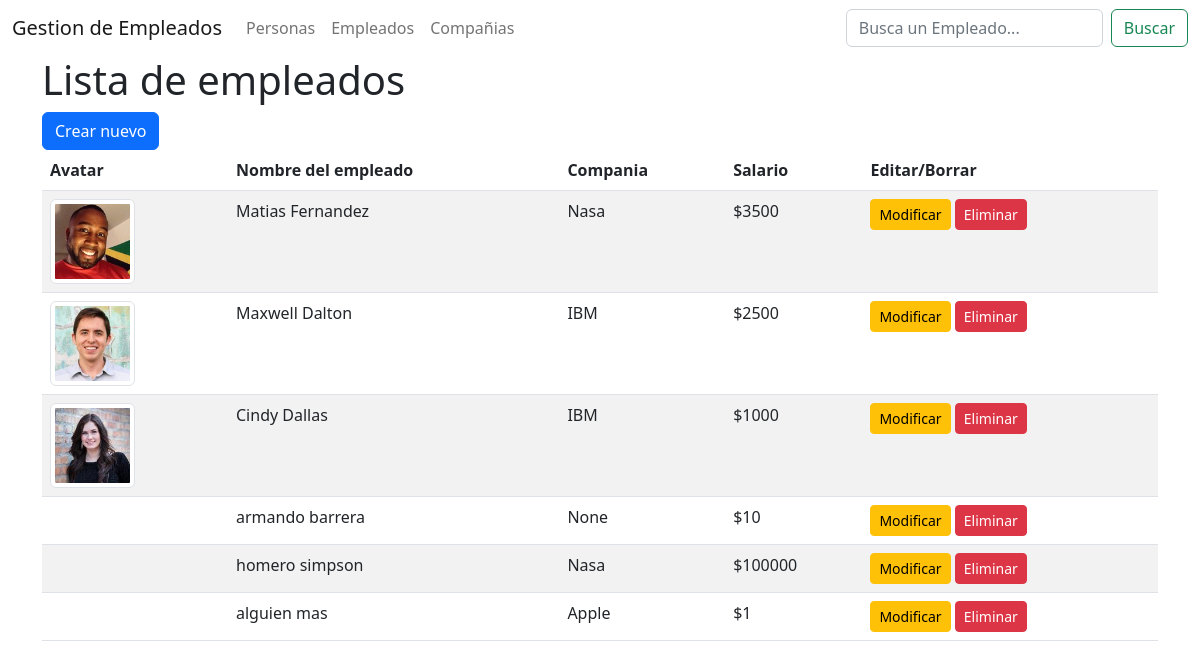
/employees/, run on the app's committed database.
### myapp/models.py (models this page shows, shortened)
class Employee(models.Model):
    person = models.ForeignKey(Person, on_delete=models.CASCADE)
    company = models.ForeignKey(Company, on_delete=models.SET_NULL, null=True)
    salary = models.IntegerField()

class Person(models.Model):
    firstname = models.CharField(max_length=50)
    lastname = models.CharField(max_length=50)
    passport = models.IntegerField(unique=True)
    email = models.EmailField(null=True, blank=True)
    height = models.DecimalField(max_digits=3, decimal_places=2, null=True, blank=True)
    portfolio = models.URLField(null=True, blank=True)
    profile_image = models.ImageField(null=True, blank=True)
    address = models.CharField(max_length=50, null=True, blank=True)
    def __str__(self):
        return f"{self.firstname} {self.lastname}"

class Company(models.Model):
    name = models.CharField(max_length=30, unique=True)
    def __str__(self):
        return self.name

### myapp/custom_views/views_employee.py (the view)
# urls.py: path('employees/', views_employee.read, name='employees_view'),
def read(request):
    term = request.GET.get('term') if request.GET.get('term') is not None else ''
    employee = Employee.objects.filter(
        Q(person__firstname__icontains=term) |
        Q(person__lastname__icontains=term) |
        Q(company__name__icontains=term)
    )
    return render(request, 'employees.html', {
         'title': 'Lista de empleados',
         'employees': employee,
         'search_title': 'Busca un Empleado...'
    })

### myapp/templates/employees.html (shortened to what this page needs)
{% extends "base.html" %}
{% load static %}
{% block content %}
<div class="row">
    <div class="col">
        <a href="{% url 'employee_create' %}" class="btn btn-primary">Crear nuevo</a>
    </div>
</div>
<div class="row">
    <div class="col">
        <table class="table table-striped">
            <thead>
            <tr>
                <th class="col-2">Avatar</th>
                <th>Nombre del empleado</th>
                <th>Compania</th>
                <th>Salario</th>
                <th>Editar/Borrar</th>
            </tr>
            </thead>
            <tbody>
            {% for employee in employees %}
            <tr>
                <td>
                    {% if employee.person.profile_image %}
                    <img class="img-thumbnail" width="50%" src="{{employee.person.profile_image.url}}" alt="{{employee.person}}"/>
                    {% endif %}
                </td>
                <td>{{ employee.person }}</td>
                <td>{{ employee.company }}</td>
                <td> ${{ employee.salary }}</td>
                <td>
                    <div>
                        <a href="{% url 'employee_update' employee.id %}" class="btn btn-warning btn-sm">Modificar</a>
                        <a href="{% url 'employee_delete' employee.id %}" class="btn btn-danger btn-sm">Eliminar</a>
                    </div>
                </td>
            </tr>
            {% endfor %}
            </tbody>
        </table>
    </div>
</div>
{% endblock %}

### myapp/templates/base.html (shortened to what this page needs)
<!DOCTYPE html>
<html lang="en">
<head>
    {% load static %}
    <link href="{% static 'css/bootstrap.min.css' %}" rel="stylesheet">
    <link href="{% static 'css/home.css' %}" rel="stylesheet">
    <link rel="stylesheet" href="https://cdnjs.cloudflare.com/ajax/libs/font-awesome/4.0.3/css/font-awesome.css">
</head>
<body>
    {% include 'navbar.html' %}
    <div class="container">
        <div class="row">
            <div class="col">
                <h1>{{ title }}</h1>
            </div>
        </div>
        {% block content %}
        {% endblock %}
    </div>
</body>
</html>

### myapp/templates/navbar.html (shortened to what this page needs)
<nav class="navbar navbar-expand-lg bg-body-tertiary">
  <div class="container-fluid">
    <a class="navbar-brand" href="{% url 'home' %}">Gestion de Empleados</a>
    <div class="collapse navbar-collapse" id="navbarSupportedContent">
      <ul class="navbar-nav me-auto mb-2 mb-lg-0">
        <li class="nav-item">
          <a class="nav-link" aria-current="page" href="{% url 'persons_view' %}">Personas</a>
        </li>
        <li class="nav-item">
          <a class="nav-link" aria-current="page" href="{% url 'employees_view' %}">Empleados</a>
        </li>
        <li class="nav-item">
          <a class="nav-link" aria-current="page" href="{% url 'companies_view' %}">Compañias</a>
        </li>
      </ul>
      {% if search_title %}
        <form class="d-flex" role="search" method="get">
          <input class="form-control me-2" type="search" name="term" placeholder="{{ search_title }}" aria-label="Search">
          <button class="btn btn-outline-success" type="submit">Buscar</button>
        </form>
      {% endif %}
    </div>
  </div>
</nav>

### data on the page
Employee: person.profile_image (picture), person "Matias Fernandez", company "Nasa", salary "3500"
Employee: person.profile_image (picture), person "Maxwell Dalton", company "IBM", salary "2500"
Employee: person.profile_image (picture), person "Cindy Dallas", company "IBM", salary "1000"
Employee: person "armando barrera", company "None", salary "10"
Employee: person "homero simpson", company "Nasa", salary "100000"
Employee: person "alguien mas", company "Apple", salary "1"

### other printed values
{{ title }} "Lista de empleados"
